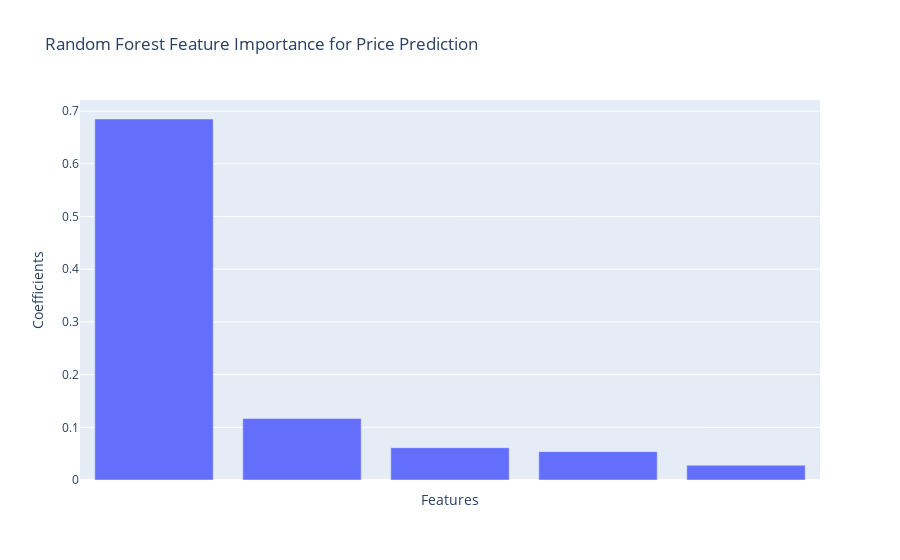

Notebook code for this chart:
### Code cell
#Vis Features
fig1 = px.bar(
    feature_importance.sort_values("coefficients", ascending=False).head(5),
    x="feature_names",
    y="coefficients",
    title="Random Forest Feature Importance for Price Prediction",
    labels={        
           'coefficients': 'Coefficients', 
           'feature_names': 'Features'
    }   
)

fig1.update_xaxes(
    tickvals=["num_code_postal", "num_longitude", "num_latitude", "num_surface_reelle_bati", "num_nombre_pieces_principales"],
    ticktext=["Code Postal", "Longitude", "Latitude", "Surface m²", "Nombre de pièces"]
)


fig1.update_layout(xaxis_tickangle=45)
fig1.show()

### Figure 1 — Plotly figure (JSON) as saved in the notebook; plotly's stock layout.template omitted (floating-point values rounded to 4 significant figures)
{"data": [{"alignmentgroup": "True", "hovertemplate": "Features=%{x}<br>Coefficients=%{y}<extra></extra>", "legendgroup": "", "marker": {"color": "#636efa", "pattern": {"shape": ""}}, "name": "", "offsetgroup": "", "orientation": "v", "showlegend": false, "textposition": "auto", "type": "bar", "x": ["num__code_postal", "num__longitude", "num__latitude", "num__surface_reelle_bati", "num__nombre_pieces_principales"], "xaxis": "x", "y": [0.6851, 0.1165, 0.0614, 0.05383, 0.02803], "yaxis": "y"}], "layout": {"barmode": "relative", "legend": {"tracegroupgap": 0}, "title": {"text": "Random Forest Feature Importance for Price Prediction"}, "xaxis": {"anchor": "y", "domain": [0, 1], "tickangle": 45, "ticktext": ["Code Postal", "Longitude", "Latitude", "Surface m²", "Nombre de pièces"], "tickvals": ["num_code_postal", "num_longitude", "num_latitude", "num_surface_reelle_bati", "num_nombre_pieces_principales"], "title": {"text": "Features"}}, "yaxis": {"anchor": "x", "domain": [0, 1], "title": {"text": "Coefficients"}}}}
